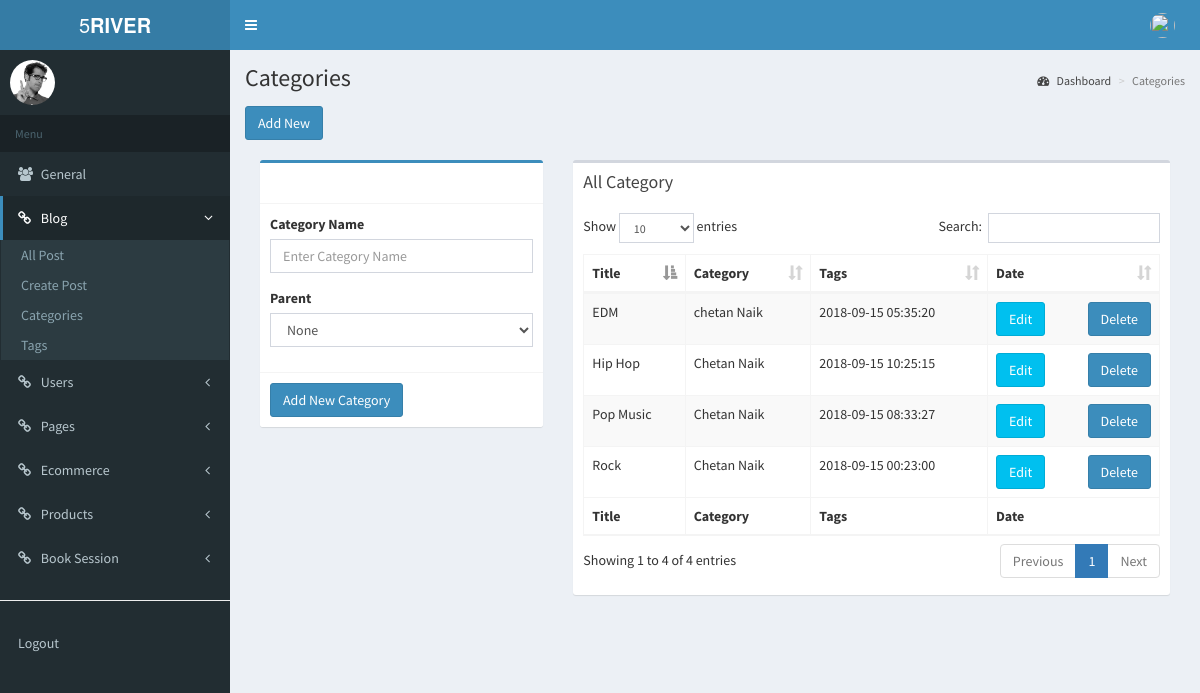
/categories.php, run on the app's committed database.
### tables this page shows
CREATE TABLE `postcategories` (
  `id` int(11) NOT NULL,
  `name` varchar(255) NOT NULL,
  `createdby` varchar(255) NOT NULL,
  `datetime` datetime NOT NULL
);

### partial/head.php (called while the page is built)
<?php
include('header.php');
include('sidebar.php');
include('breadcrumb.php');
include('inc/procedure.php');
?>

### inc/procedure.php (called while the page is built, shortened)
<?php
function select($selection , $tablename, $where){
	$len = strlen($where);
	if ($len > 0) {
		$sql = 'SELECT '.$selection.' FROM '.$tablename.' where '.$where.'';
	}else{
		$sql = 'SELECT '.$selection.' FROM '.$tablename.'';
	}
	$result = mysqli_query($GLOBALS['conn'], $sql);
	if (mysqli_num_rows($result) > 0) {
	    $i = 1;
	    $collector = array();
	    while($row = mysqli_fetch_assoc($result)) {
	    	$collector[$i] = $row;
	    	$i++;
	    }
	    return $collector;
	} else {
	    return NULL;
	}
}

### partial/foot.php (called while the page is built)
<?php
	include('footer.php');
	include('footerend.php');
?>

### categories.php (the view, shortened to what this page needs)
<?php  include('partial/head.php'); ?>
  <link rel="stylesheet" href="bower_components/datatables.net-bs/css/dataTables.bootstrap.min.css">
    <section class="content container-fluid">
    	<a class="btn btn-primary">Add New</a>
    	<br><br>
	    <div class="col-md-4">
          <div class="box box-primary">
            <div class="box-header with-border">
            </div>
            <form role="form">
              <div class="box-body">
                <div class="form-group">
                  <label for="exampleInputEmail1">Category Name</label>
                  <input type="email" class="form-control" id="exampleInputEmail1" placeholder="Enter Category Name">
                </div>
                <div class="form-group">
                  <label for="exampleInputPassword1">Parent</label>
                  <select class="form-control" name="parentcategory">
                  	<option value="">None</option>
                  </select>
                </div>
              </div>
              <div class="box-footer">
                <button type="submit" class="btn btn-primary">Add New Category</button>
              </div>
            </form>
          </div>
	    </div>
    	<div class="col-md-8">
    	<div class="box">
            <div class="box-header">
              <h3 class="box-title">All Category</h3>
            </div>
            <div class="box-body">
              <table id="example1" class="table table-bordered table-striped">
                <thead>
                <tr>
                  <th>Title</th>
                  <th>Category</th>
                  <th>Tags</th>
                  <th>Date</th>
                </tr>
                </thead>
                <tbody>
                <?php
                	$result = select('*', 'postcategories' , '');
                	foreach ($result as $key => $value) {
		            	echo '<tr>
			                  <td>'.$value["name"].'</td>
			                  <td>'.$value["createdby"].'</th>
			                  <td>'.$value["datetime"].'</td>
			                  <td><a class="btn btn-info pull-left">Edit</a> <a class="btn btn-primary pull-right">Delete</a></td>
			            </tr>';
	                }
                ?>
                </tbody>
                <tfoot>
                <tr>
                  <th>Title</th>
                  <th>Category</th>
                  <th>Tags</th>
                  <th>Date</th>
                </tr>
                </tfoot>
              </table>
            </div>
        </div>
	    </div>
    </section>
<?php include('partial/foot.php'); ?>

### partial/header.php (shortened to what this page needs)
<!DOCTYPE html>
<html>
<head>
  <link rel="stylesheet" href="bower_components/bootstrap/dist/css/bootstrap.min.css">
  <link rel="stylesheet" href="bower_components/font-awesome/css/font-awesome.min.css">
  <link rel="stylesheet" href="bower_components/Ionicons/css/ionicons.min.css">
  <link rel="stylesheet" href="dist/css/AdminLTE.min.css">
  <link rel="stylesheet" href="dist/css/skins/skin-blue.min.css">
  <link rel="stylesheet" href="plugins/bootstrap-wysihtml5/bootstrap3-wysihtml5.min.css">
</head>
<body class="hold-transition skin-blue sidebar-mini">
<div class="wrapper">
  <header class="main-header">
    <a href="index2.html" class="logo">
      <span class="logo-lg">5<b>RIVER</b></span>
    </a>
    <nav class="navbar navbar-static-top" role="navigation">
      <a href="#" class="sidebar-toggle" data-toggle="push-menu" role="button">
      </a>
      <div class="navbar-custom-menu">
        <ul class="nav navbar-nav">
          <li class="dropdown user user-menu">
            <a href="#" class="dropdown-toggle" data-toggle="dropdown">
              <img src="<?php echo $_COOKIE['profile']; ?>" class="user-image" alt="">
            </a>
          </li>
        </ul>
      </div>
    </nav>
  </header>

### partial/sidebar.php (shortened to what this page needs)
<aside class="main-sidebar">
  <section class="sidebar">
    <div class="user-panel">
      <div class="pull-left image">
        <img src="dist/img/user2-160x160.jpg" class="img-circle" alt="User Image">
      </div>
      <div class="pull-left info">
      </div>
    </div>
    <ul class="sidebar-menu" data-widget="tree">
      <li class="header">Menu</li>
      <li><a href="general.php"><i class="fa fa-users" aria-hidden="true"></i> <span>General</span></a></li>
      <?php
      $class = "";
       $pagename = basename($_SERVER["SCRIPT_FILENAME"]);
       if ($pagename == 'all-post.php' || $pagename == 'create-post.php' || $pagename == 'categories.php' || $pagename == 'tags.php' ) {
         $class = 'active menu-open';
       }
      ?>
      <li class="treeview <?php echo $class; ?>">
        <a href="all-post.php"><i class="fa fa-link"></i> <span>Blog</span>
            <span class="pull-right-container">
              <i class="fa fa-angle-left pull-right"></i>
            </span>
        </a>
        <ul class="treeview-menu">
          <li><a href="all-post.php">All Post</a></li>
          <li><a href="create-post.php">Create Post</a></li>
          <li><a href="categories.php">Categories</a></li>
          <li><a href="tags.php">Tags</a></li>
        </ul>
      </li>
      <li class="treeview">
        <a href="all-users.php"><i class="fa fa-link"></i> <span>Users</span>
            <span class="pull-right-container">
              <i class="fa fa-angle-left pull-right"></i>
            </span>
        </a>
      </li>
      <li class="treeview">
        <a href="#"><i class="fa fa-link"></i> <span>Pages</span>
            <span class="pull-right-container">
              <i class="fa fa-angle-left pull-right"></i>
            </span>
        </a>
      </li>
      <li class="treeview">
        <a href="#"><i class="fa fa-link"></i> <span>Ecommerce</span>
            <span class="pull-right-container">
              <i class="fa fa-angle-left pull-right"></i>
            </span>
        </a>
      </li>
      <li class="treeview">
        <a href="#"><i class="fa fa-link"></i> <span>Products</span>
            <span class="pull-right-container">
              <i class="fa fa-angle-left pull-right"></i>
            </span>
        </a>
      </li>
      <li class="treeview">
        <a href="#"><i class="fa fa-link"></i> <span>Book Session</span>
            <span class="pull-right-container">
              <i class="fa fa-angle-left pull-right"></i>
            </span>
        </a>
      </li>
      <li><hr></li>
      <li class="treeview">
        <a href="all-session.php">Logout</a>
      </li>
    </ul>
  </section>
</aside>

### partial/breadcrumb.php
<div class="content-wrapper">
  <section class="content-header">
    <h1>
      <?php echo ucwords(str_replace('-' , ' ' , basename($_SERVER["SCRIPT_FILENAME"], '.php'))); ?>
    </h1>
    <ol class="breadcrumb">
      <li><a href="index.php"><i class="fa fa-dashboard"></i> Dashboard</a></li>
      <li class="active"><?php echo ucfirst(basename($_SERVER["SCRIPT_FILENAME"], '.php')); ?></li>
    </ol>
  </section>

### partial/footer.php (shortened to what this page needs)
</div>

### partial/footerend.php (shortened to what this page needs)
</body>
</html>

### data on the page
postcategories: name "EDM", createdby "chetan Naik", datetime "2018-09-15 05:35:20"
postcategories: name "Hip Hop", createdby "Chetan Naik", datetime "2018-09-15 10:25:15"
postcategories: name "Pop Music", createdby "Chetan Naik", datetime "2018-09-15 08:33:27"
postcategories: name "Rock", createdby "Chetan Naik", datetime "2018-09-15 00:23:00"

### other printed values
str_replace('-' , ' ' , basename($_SERVER["SCRIPT_FILENAME"], '.php')) "Categories"
basename($_SERVER["SCRIPT_FILENAME"], '.php') "Categories"
